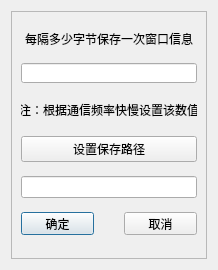
<?xml version="1.0" encoding="UTF-8"?>
<ui version="4.0">
 <class>Dialog</class>
 <widget class="QDialog" name="Dialog">
  <property name="windowModality">
   <enum>Qt::ApplicationModal</enum>
  </property>
  <property name="geometry">
   <rect>
    <x>0</x>
    <y>0</y>
    <width>218</width>
    <height>270</height>
   </rect>
  </property>
  <property name="sizePolicy">
   <sizepolicy hsizetype="Fixed" vsizetype="Fixed">
    <horstretch>0</horstretch>
    <verstretch>0</verstretch>
   </sizepolicy>
  </property>
  <property name="minimumSize">
   <size>
    <width>218</width>
    <height>270</height>
   </size>
  </property>
  <property name="maximumSize">
   <size>
    <width>218</width>
    <height>270</height>
   </size>
  </property>
  <property name="windowTitle">
   <string>Dialog</string>
  </property>
  <property name="windowIcon">
   <iconset>
    <normaloff>../icon/logi_icon.png</normaloff>../icon/logi_icon.png</iconset>
  </property>
  <property name="modal">
   <bool>true</bool>
  </property>
  <layout class="QVBoxLayout" name="verticalLayout">
   <item>
    <widget class="QFrame" name="frame">
     <property name="frameShape">
      <enum>QFrame::StyledPanel</enum>
     </property>
     <property name="frameShadow">
      <enum>QFrame::Raised</enum>
     </property>
     <layout class="QGridLayout" name="gridLayout">
      <item row="9" column="0">
       <widget class="QPushButton" name="sure">
        <property name="maximumSize">
         <size>
          <width>75</width>
          <height>23</height>
         </size>
        </property>
        <property name="text">
         <string>确定</string>
        </property>
       </widget>
      </item>
      <item row="9" column="2">
       <widget class="QPushButton" name="cancel">
        <property name="maximumSize">
         <size>
          <width>75</width>
          <height>23</height>
         </size>
        </property>
        <property name="text">
         <string>取消</string>
        </property>
       </widget>
      </item>
      <item row="7" column="0" colspan="3">
       <widget class="QLineEdit" name="save_path">
        <property name="maximumSize">
         <size>
          <width>16777215</width>
          <height>16777215</height>
         </size>
        </property>
        <property name="text">
         <string/>
        </property>
        <property name="readOnly">
         <bool>true</bool>
        </property>
       </widget>
      </item>
      <item row="6" column="0" colspan="3">
       <widget class="QPushButton" name="save_path_button">
        <property name="text">
         <string>设置保存路径</string>
        </property>
        <property name="default">
         <bool>false</bool>
        </property>
       </widget>
      </item>
      <item row="5" column="0" colspan="3">
       <widget class="QLabel" name="label_2">
        <property name="maximumSize">
         <size>
          <width>444</width>
          <height>25</height>
         </size>
        </property>
        <property name="text">
         <string>注：根据通信频率快慢设置该数值</string>
        </property>
        <property name="alignment">
         <set>Qt::AlignCenter</set>
        </property>
       </widget>
      </item>
      <item row="4" column="0" colspan="3">
       <widget class="QLineEdit" name="save_numbers">
        <property name="sizePolicy">
         <sizepolicy hsizetype="Expanding" vsizetype="Expanding">
          <horstretch>0</horstretch>
          <verstretch>0</verstretch>
         </sizepolicy>
        </property>
        <property name="maximumSize">
         <size>
          <width>1111111</width>
          <height>20</height>
         </size>
        </property>
       </widget>
      </item>
      <item row="2" column="0" colspan="3">
       <widget class="QLabel" name="label">
        <property name="sizePolicy">
         <sizepolicy hsizetype="MinimumExpanding" vsizetype="Preferred">
          <horstretch>0</horstretch>
          <verstretch>0</verstretch>
         </sizepolicy>
        </property>
        <property name="maximumSize">
         <size>
          <width>16777215</width>
          <height>20</height>
         </size>
        </property>
        <property name="text">
         <string>每隔多少字节保存一次窗口信息</string>
        </property>
        <property name="alignment">
         <set>Qt::AlignCenter</set>
        </property>
       </widget>
      </item>
     </layout>
    </widget>
   </item>
  </layout>
 </widget>
 <resources/>
 <connections/>
</ui>
